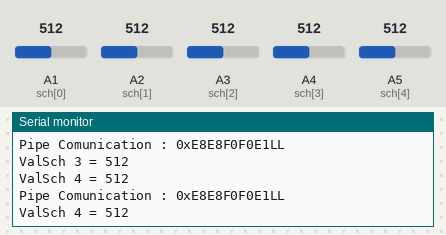
Simulated run of this sketch. Board: Arduino Uno, built with avr-gcc and run on an emulated ATmega328P. Shown: the last lines printed to the serial monitor. Inputs (shaded band) come from the test bench; at power-on: A1 (sch[0]) = 512, A4 (sch[3]) = 512, A3 (sch[2]) = 512, A2 (sch[1]) = 512, A5 (sch[4]) = 512. No radio packets arrive unless stated.

Above: at 1.3 s.
1.4 s: A1 (sch[0]) set to 317
At 1.47 s:
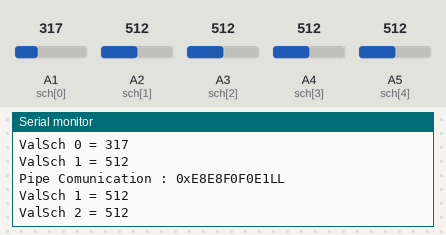
4.4 s: A1 (sch[0]) set to 290
At 5.31 s:
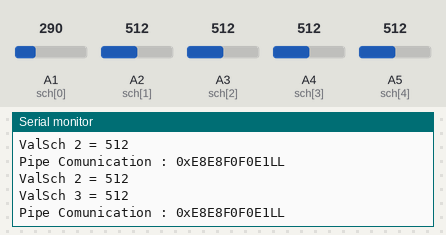
7.4 s: A4 (sch[3]) set to 319
At 7.82 s:
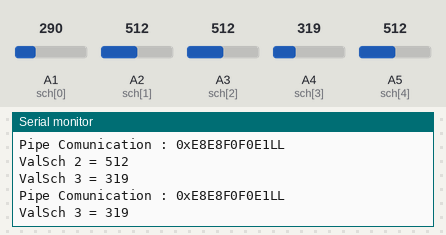
8.9 s: A4 (sch[3]) set to 283
At 9.78 s:
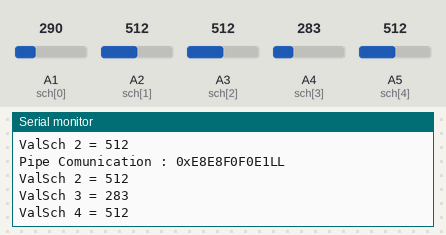
10.4 s: A3 (sch[2]) set to 109
At 11.3 s:
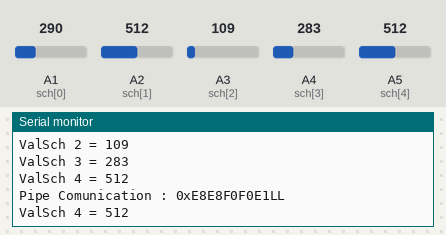
11.9 s: A3 (sch[2]) set to 91
At 12.5 s:
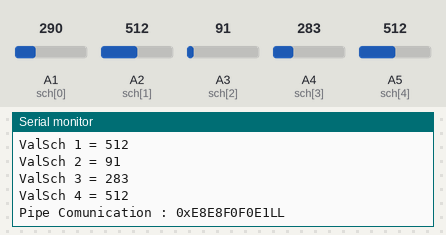
Timing chart, 0 to 14.1 s (numbered marks = the images above; inputs shaded):
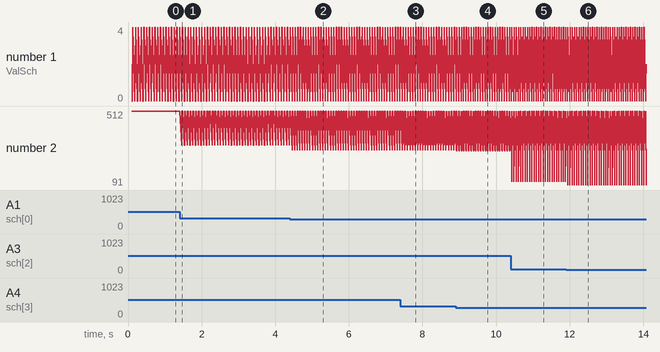

Measured:
- the behaviour switches between 301 and 300 on A1 (sch[0]) (found by bisection; images 1 and 2)
- the behaviour switches between 100 and 99 on A3 (sch[2]) (found by bisection; images 5 and 6)
- after the input at 1.4 s, the serial monitor: prints a new line after 0.06 s (image 1)
- after the input at 4.4 s, the serial monitor: prints a new line after 0.06 s (image 2)
- after the input at 7.4 s, the serial monitor: prints a new line after 0.07 s (image 3)
- after the input at 8.9 s, the serial monitor: prints a new line at once (image 4)
- after the input at 10.4 s, the serial monitor: prints a new line at once (image 5)
- after the input at 11.9 s, the serial monitor: prints a new line after 0.05 s (image 6)

The sketch:

TX.ino
```cpp
#include <SPI.h>
#include "nRF24L01.h"
#include "RF24.h"

const int sch[] = {A1, A2, A3, A4, A5};
int ValSch[] = {00, 00, 00, 00, 00};

int call[] = {000, 000, 000, 000, 000} ;
RF24 radio(7, 8); // CE, CSN
const uint64_t pipe = 0xE8E8F0F0E1LL;

void setup() {
  // put your setup code here, to run once:
  Serial.begin(115200);
  for(byte i = 0; i < 5; i++){
    pinMode(sch[i], INPUT);
    }
  radio.begin();
  radio.openWritingPipe(pipe);
  delay(100);
}

void loop() {
  // put your main code here, to run repeatedly:
  for(byte i = 0; i < 5; i++){
    ValSch[i] = analogRead(sch[i]);
    if(ValSch[i] > 300){
      call[i] = ValSch[i];
      radio.write(call, 1);
      Serial.print("ValSch ");
      Serial.print(i);
      Serial.print(" = ");
      Serial.println(call[i]);
      Serial.print("Pipe Comunication : ");
      Serial.println("0xE8E8F0F0E1LL");
      }
      Serial.print("ValSch ");
      Serial.print(i);
      Serial.print(" = ");
      Serial.println(ValSch[i]);
    }
    delay(50);
}
```
